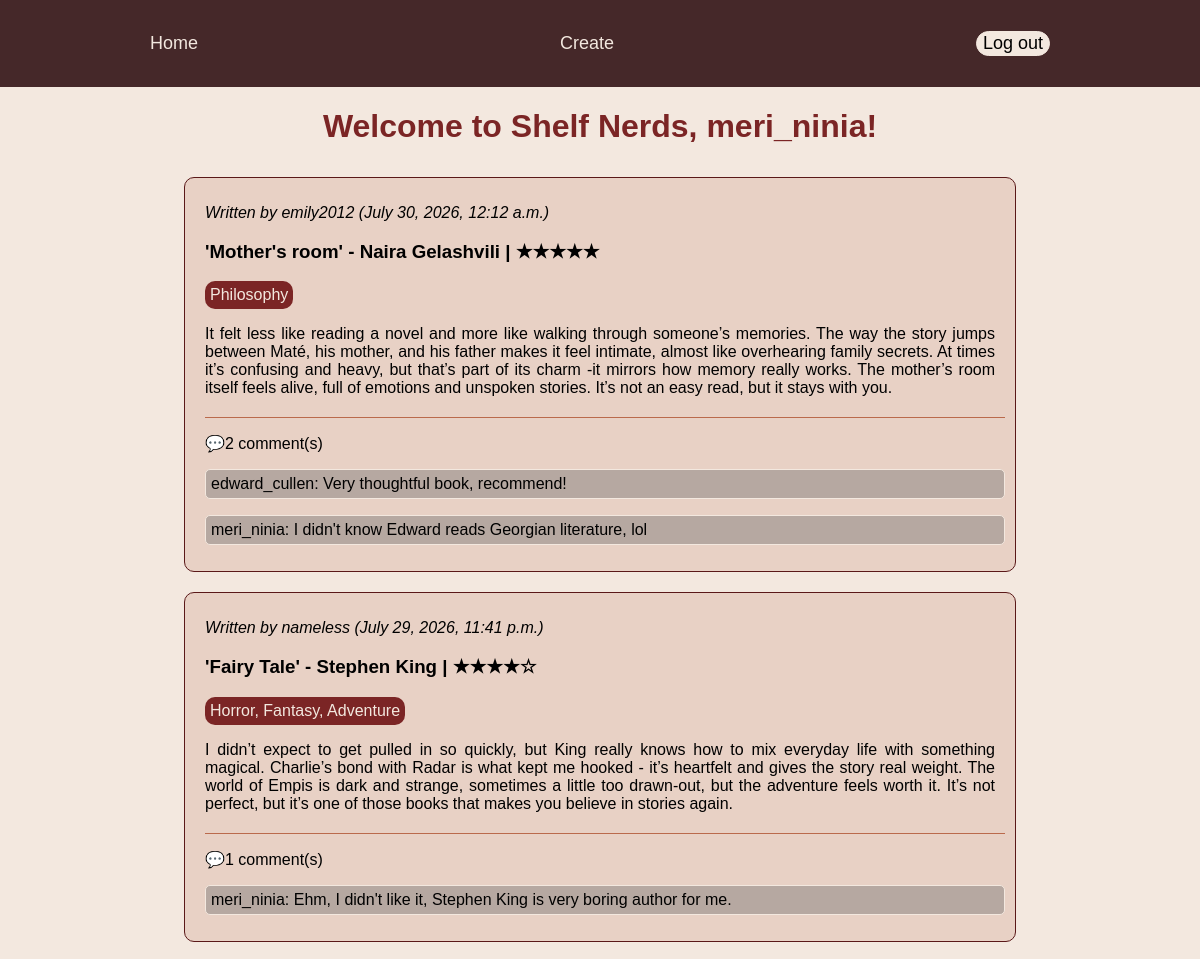
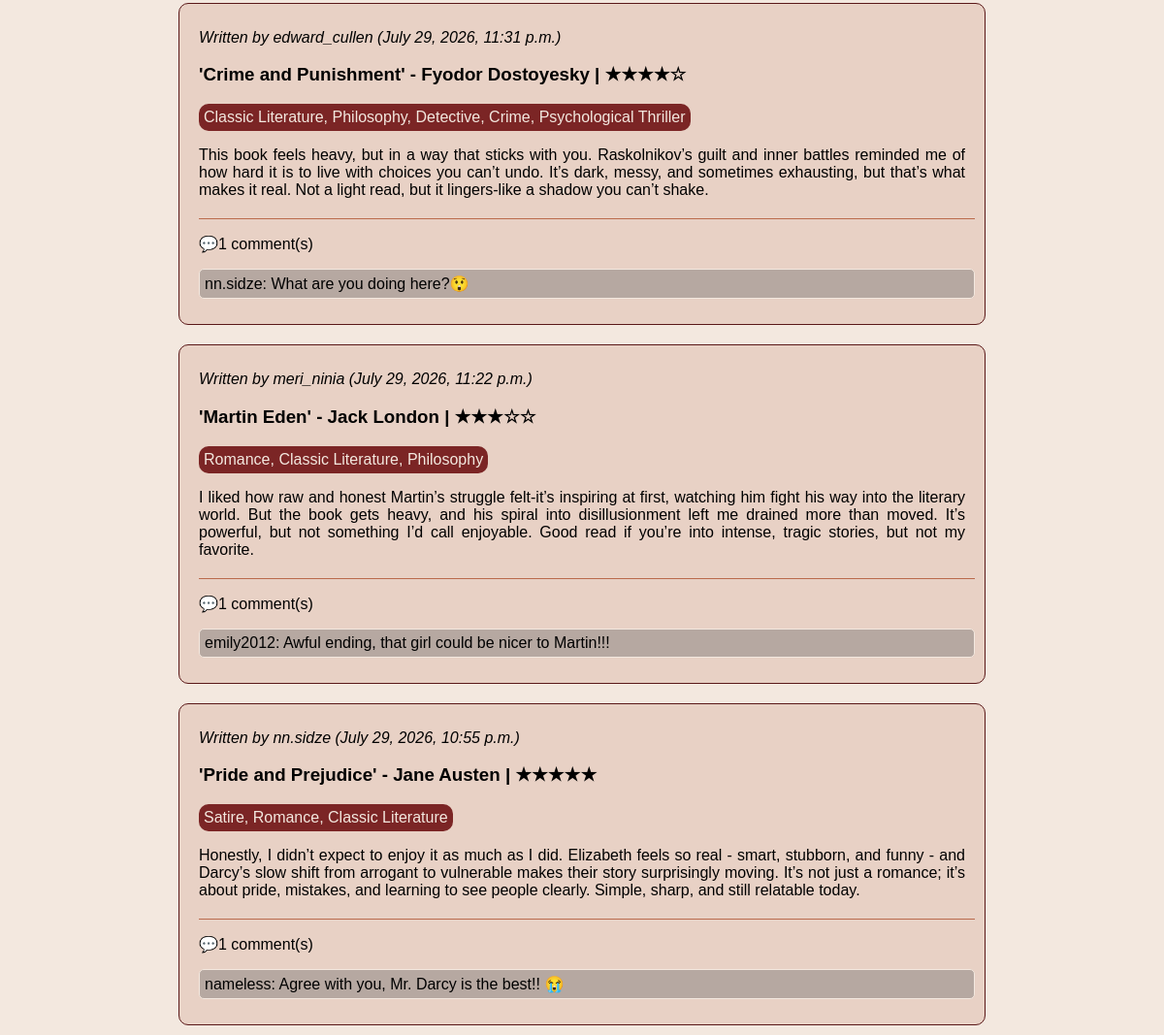
Screenshot of / (signed in) with the database file from the repository (2 pictures, top to bottom).
### users/models.py (models this page shows)
class User(AbstractUser):
    pass

### books/models.py (models this page shows, shortened)
class Review(models.Model):
    user = models.ForeignKey(User, on_delete = models.CASCADE)
    book = models.ForeignKey(Book, on_delete = models.CASCADE)
    rating = models.IntegerField(
        default = 5,
        validators=[MinValueValidator(1), MaxValueValidator(5)]
    )
    def stars(self):
            return "★" * self.rating + "☆" * (5 - self.rating)
    content = models.TextField()
    created_at = models.DateTimeField(auto_now_add=True)

class Book(models.Model):
    author = models.ForeignKey(Author, on_delete = models.CASCADE)
    title = models.CharField(max_length=200)
    genre = models.ManyToManyField(Genre)

class Author(models.Model):
    name = models.CharField(max_length=30)
    surname = models.CharField(max_length=30)
    def __str__(self):
        return f"{self.name} {self.surname}"

class Genre(models.Model):
    genre_name = models.CharField(max_length=30, unique = True)

class Comment(models.Model):
    user = models.ForeignKey(User, on_delete = models.CASCADE)
    review_post = models.ForeignKey(Review, related_name = "comments", on_delete = models.CASCADE)
    comment = models.TextField()

### mysite/views.py (the view)
# urls.py: path('', home_page, name = "home"),
def home_page(request):
    posts = models.Review.objects.all().order_by('-created_at')
    return render(
        request,
        "home.html",
        {"reviews": posts}
    )

### templates/home.html (shortened to what this page needs)
{% load static %}
<!DOCTYPE html>
<html lang="en">
<head>
    <link rel="stylesheet" href="{% static 'css/style.css' %}">
</head>
<body>
    <div class = "main-container sticky-header">
            <div class = "menu-items">
                <a class="menu-item" href="{% url 'home' %}">Home</a>
                <p class="menu-item">Create</p>
                    {%if request.user.is_authenticated%}
                    <form method = "POST" action="{%url 'logout'%}">
                        <button class = "logout menu-item">Log out</button>
                    </form>
                    {%else%}
                        <a href="{%url 'login'%}" class= "menu-item">Log in</a>
                    {%endif%}
            </div>
    </div>
    <div class = "greeting">
        <h1>Welcome to Shelf Nerds, {{request.user}}!</h1>
    </div>
    <div class = "posts-container">
            {% for review in reviews%}
            <div class = "post-style">
                <p><i>Written by {{review.user.username}} ({{review.created_at}})</i></p>
                <a href="{% url 'details' review_id=review.id %}">
                    <h3>'{{review.book.title}}' - {{review.book.author}} | {{review.stars}}</h3>
                </a>
                    <div class = "genres">
                            <div class ="genre">
                                {% for genre in review.book.genre.all %}
                                {{ genre.genre_name }}{% if not forloop.last %}, {% endif %}
                            {% endfor %}
                            </div>
                    </div>
                <p class = "review-content">{{review.content}}</p>
                <span class="comments-count">💬{{review.comments.all|length}} comment(s)</span>
                <div class="comment-section">
                        {%for comment in review.comments.all%}
                        <div class="comment-details">
                            <p class="comment-items">
                            {{comment.user.username}}:
                            {{comment.comment}}
                            </p>
                        </div>
                    {%endfor%}
                </div>
            </div>
            {%endfor%}
    </div>
</body>
</head>
</html>

### static/css/style.css (style rules this page uses)
body { font-family:'Gill Sans', 'Gill Sans MT', Calibri, 'Trebuchet MS', sans-serif; background-color: rgb(243, 232, 223); margin: 0; padding:0; }
a { color:black; text-decoration: none; }
.main-container { position: sticky; top:0; z-index: 1000; margin:auto; background-color: rgb(69, 40, 41); padding: 15px 150px 15px 150px; justify-content: space-between; }
.menu-items { display: flex; align-items: center; justify-content: space-between; }
.menu-item { font-size:18px; color: rgb(243, 232, 223); }
.logout { background-color:rgb(243, 232, 223); border: 1px solid rgb(243, 232, 223); border-radius: 15px; color:black; }
.greeting { color:rgb(123, 37, 37); justify-content:center; display:flex; }
.posts-container { width:auto; height:fit-content; flex-wrap: wrap; display:grid; justify-content: center; }
.post-style { background-color:rgb(232, 209, 197); width:800px; height:fit-content; justify-content:left; display:flexbox; padding: 10px 10px 10px 20px ; border-radius: 10px; border: 1px solid rgb(90, 24, 24); margin: 10px 0 10px 0; }
.genre { border: 10px; width:fit-content; height:auto; background-color:rgb(123, 37, 37) ; border-radius: 10px; color:rgb(243, 232, 223); padding:5px; }
.review-content { padding: 0 10px 20px 0; text-align: justify; border-bottom: 1px solid rgb(186, 106, 76); }
.comment-items { border:1px solid rgb(243, 232, 223); border-radius:5px; padding:5px; background-color: rgba(87, 89, 91, 0.341); }

### rows the page displays
User: user "meri_ninia"
Review: user.username "emily2012", created_at "July 30, 2026, 12:12 a.m.", book "Mother's room", book.author "Naira Gelashvili", stars "★★★★★", content "It felt less like reading a novel and more like walking through someone’s memories. The way the story jumps between Maté, his mother, and his father makes it feel intimate, almost like overhearing family secrets. At times it’s confusing and heavy, but that’s part of its charm -it mirrors how memory really works. The mother’s room itself feels alive, full of emotions and unspoken stories. It’s not an easy read, but it stays with you.", comments.all|length "2"
Genre: genre_name "Philosophy"
Comment: user.username "edward_cullen", comment "Very thoughtful book, recommend!"
Comment: user.username "meri_ninia", comment "I didn't know Edward reads Georgian literature, lol"
Review: user.username "nameless", created_at "July 29, 2026, 11:41 p.m.", book "Fairy Tale", book.author "Stephen King", stars "★★★★☆", content "I didn’t expect to get pulled in so quickly, but King really knows how to mix everyday life with something magical. Charlie’s bond with Radar is what kept me hooked - it’s heartfelt and gives the story real weight. The world of Empis is dark and strange, sometimes a little too drawn‑out, but the adventure feels worth it. It’s not perfect, but it’s one of those books that makes you believe in stories again.", comments.all|length "1"
Genre: genre_name "Horror"
Genre: genre_name "Fantasy"
Genre: genre_name "Adventure"
Comment: user.username "meri_ninia", comment "Ehm, I didn't like it, Stephen King is very boring author for me."
Review: user.username "edward_cullen", created_at "July 29, 2026, 11:31 p.m.", book "Crime and Punishment", book.author "Fyodor Dostoyesky", stars "★★★★☆", content "This book feels heavy, but in a way that sticks with you. Raskolnikov’s guilt and inner battles reminded me of how hard it is to live with choices you can’t undo. It’s dark, messy, and sometimes exhausting, but that’s what makes it real. Not a light read, but it lingers-like a shadow you can’t shake.", comments.all|length "1"
Genre: genre_name "Classic Literature"
Genre: genre_name "Detective"
Genre: genre_name "Crime"
Genre: genre_name "Psychological Thriller"
Comment: user.username "nn.sidze", comment "What are you doing here?😲"
Review: user.username "meri_ninia", created_at "July 29, 2026, 11:22 p.m.", book "Martin Eden", book.author "Jack London", stars "★★★☆☆", content "I liked how raw and honest Martin’s struggle felt-it’s inspiring at first, watching him fight his way into the literary world. But the book gets heavy, and his spiral into disillusionment left me drained more than moved. It’s powerful, but not something I’d call enjoyable. Good read if you’re into intense, tragic stories, but not my favorite.", comments.all|length "1"
Genre: genre_name "Romance"
Comment: user.username "emily2012", comment "Awful ending, that girl could be nicer to Martin!!!"
Review: user.username "nn.sidze", created_at "July 29, 2026, 10:55 p.m.", book "Pride and Prejudice", book.author "Jane Austen", stars "★★★★★", content "Honestly, I didn’t expect to enjoy it as much as I did. Elizabeth feels so real - smart, stubborn, and funny - and Darcy’s slow shift from arrogant to vulnerable makes their story surprisingly moving. It’s not just a romance; it’s about pride, mistakes, and learning to see people clearly. Simple, sharp, and still relatable today.", comments.all|length "1"
Genre: genre_name "Satire"
Comment: user.username "nameless", comment "Agree with you, Mr. Darcy is the best!! 😭"
